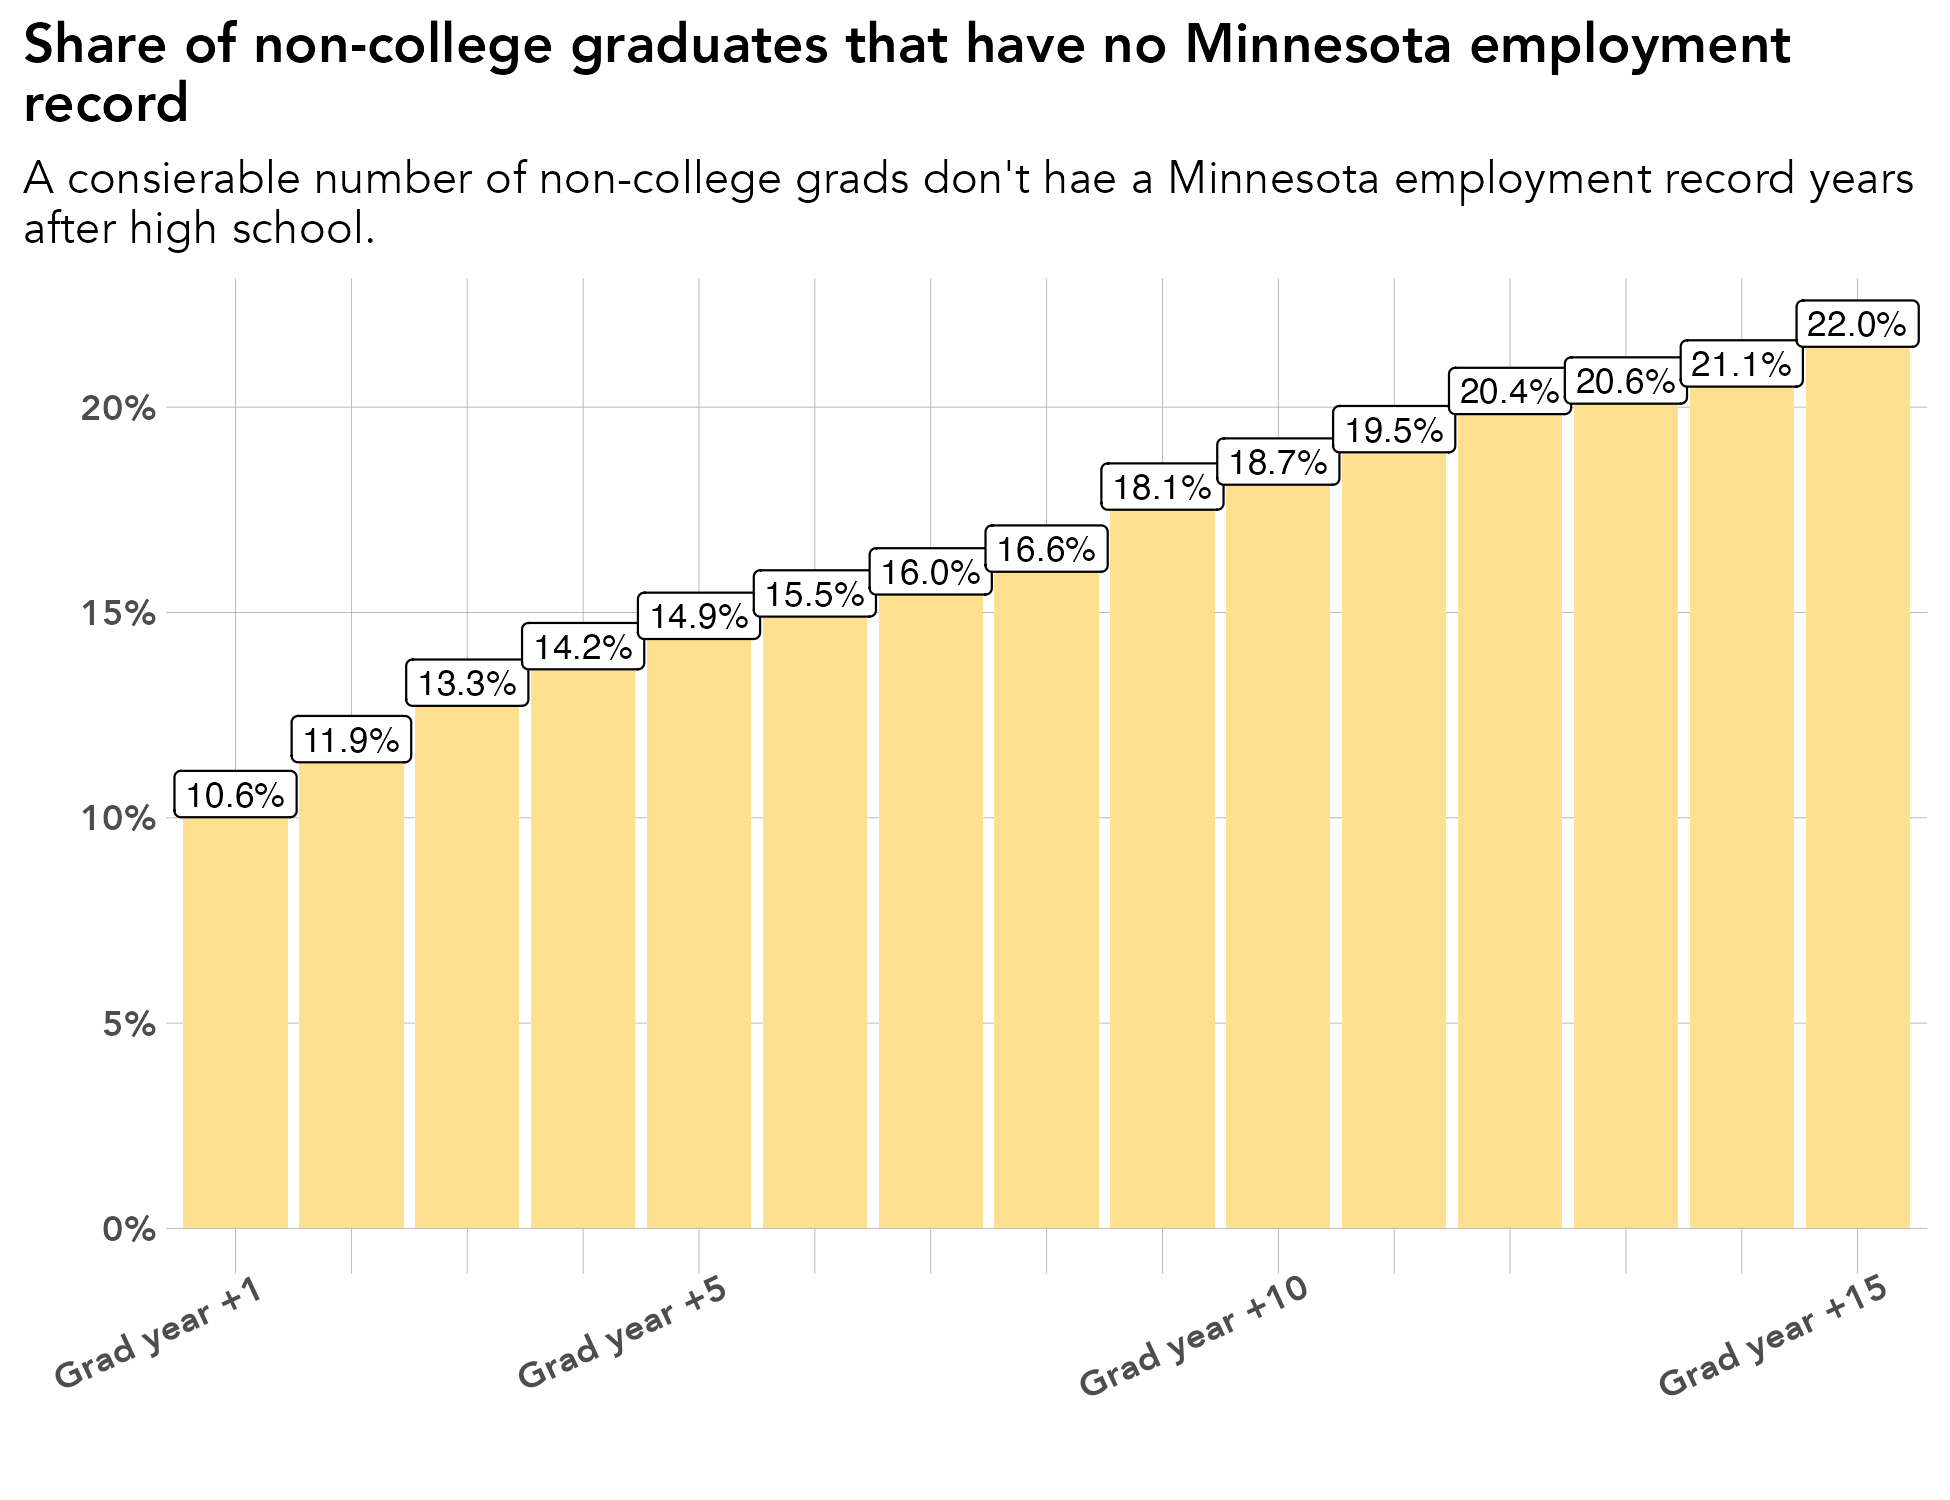

Here is the R script that generated this plot:
# library -----------------------------------------------------------------
library(tidyverse)
library(sf)
library(ggrepel)
library(scales)
library(ggiraph)
library(rmapshaper)
library(cowplot)
library(RColorBrewer)
library(readxl)
library(lubridate)
library(readxl)
library(systemfonts)
reset_font_cache()
library(ggtext)
library(janitor)
library(cowplot)


rm(list = ls())

# themes ------------------------------------------------------------------
theme_bar <- theme_bw() +
  theme(panel.grid.major = element_line(color = "grey70", size = 0.1),
        panel.grid.minor = element_blank(),
        axis.ticks = element_blank(),
        axis.text = element_text(face = "bold"),
        panel.border = element_blank(),
        legend.background = element_rect(fill = "transparent", color = "transparent"),
        legend.key = element_rect(fill = "transparent"),
        legend.key.size = unit(1, "lines"),
        legend.margin = margin(0,0,0,0),
        legend.title = element_blank(),
        legend.text = element_text(margin = margin(l = 2)),
        text = element_text(family = "Avenir") ,
        plot.title.position = "plot",
        plot.title = element_text(face = "bold"))

theme_line <- theme_bw() +
  theme(legend.background = element_rect(fill = "transparent", color = "transparent"),
        legend.key = element_rect(fill = "transparent"),
        legend.text = element_text(margin = margin(l = 2)),
        panel.grid.minor = element_blank(),
        panel.grid.major = element_line(color = "grey70", size = 0.1),
        axis.ticks = element_blank(),
        axis.text = element_text(face = "bold"),
        panel.border = element_blank(),
        legend.margin = margin(0,0,0,0),
        legend.key.size = unit(1, "lines"),
        text = element_text(family = "Avenir") ,
        plot.title.position = "plot",
        plot.title = element_text(face = "bold"))


theme_sf <- theme_bw() +
  theme(axis.text.x=element_blank(),
        axis.text.y=element_blank(),
        axis.ticks=element_blank(),
        panel.background = element_blank(),
        panel.grid.major = element_line(color = "white"),
        panel.border = element_blank(),
        legend.title = element_blank(),
        legend.text = element_text(margin = margin(l = 2)),
        legend.margin = margin(0,0,0,0),
        legend.key.size = unit(1, "lines"),
        text = element_text(family = "Avenir") ,
        plot.title.position = "plot",
        plot.title = element_text(face = "bold"))

regions <- read_csv("/Users/kellyasche/Library/CloudStorage/GoogleDrive-kasche@ruralmn.org/My Drive/Data Prep/R Projects/Join docs/county_regions.csv") %>%
  select(5,6) %>%
  unique() %>%
  mutate(edr = str_replace(edr, "  ", " "),
         planning.region = str_replace(planning.region, " Minnesota", ""),
         planning.region = fct_relevel(planning.region, "Northwest", "Northeast", "Central", "Seven County Mpls-St Paul", "Southwest", "Southeast"),
         edr = fct_relevel(edr, "EDR 1 - Northwest", "EDR 2 - Headwaters", "EDR 3 - Arrowhead", "EDR 4 - West Central", "EDR 5 - North Central", "EDR 6E- Southwest Central", "EDR 6W- Upper Minnesota Valley", "EDR 7E- East Central", "EDR 7W- Central", "EDR 8 - Southwest", "EDR 9 - South Central", "EDR 10 - Southeast", "EDR 11 - 7 County Twin Cities", "Minnesota"))

counties.regions <- read_csv("/Users/kellyasche/Library/CloudStorage/GoogleDrive-kasche@ruralmn.org/My Drive/Data Prep/R Projects/Join docs/county_regions.csv") %>%
  mutate(countyfp = formatC(countyfp, width = 3, flag = "0"),
         Name = str_to_title(Name),
         Name = str_replace(Name, "Q", "q"),
         Name = str_replace(Name, "Of The", "of the"),
         Name = str_replace(Name, "Mcleod", "McLeod"),
         Dem_Desc = ifelse(Name == "Minnesota", "Minnesota", Dem_Desc) ,
         edr = str_replace(edr, "  ", " "),
         planning.region = str_replace(planning.region, " Minnesota", ""),
         planning.region = fct_relevel(planning.region, "Northwest", "Northeast", "Central", "Seven County Mpls-St Paul", "Southwest", "Southeast"),
         edr = fct_relevel(edr, "EDR 1 - Northwest", "EDR 2 - Headwaters", "EDR 3 - Arrowhead", "EDR 4 - West Central", "EDR 5 - North Central", "EDR 6E- Southwest Central", "EDR 6W- Upper Minnesota Valley", "EDR 7E- East Central", "EDR 7W- Central", "EDR 8 - Southwest", "EDR 9 - South Central", "EDR 10 - Southeast", "EDR 11 - 7 County Twin Cities", "Minnesota"))

color.ruca <- c("Entirely rural" = "#009933", "Town/rural mix" = "#99CC33", "Urban/town/rural mix" = "#CC9966", "Entirely urban" = "#754C29", "Minnesota" = "black")

color.pr <- c("Northwest" = "#4575b4","Northeast" = "grey", "Central" = "#fee090", "Seven County Mpls-St Paul" = "#d73027", "Southwest" = "#91bfdb", "Southeast" = "#fc8d59", "Minnesota" = "black")

color.edr <- c("EDR 1 - Northwest" = "#b3cde3", "EDR 2 - Headwaters" = "#8c96c6", "EDR 3 - Arrowhead" = "#fe9929", "EDR 4 - West Central" = "#8856a7", "EDR 5 - North Central" = "#810f7c", "EDR 6E- Southwest Central" = "#e5f5f9", "EDR 6W- Upper Minnesota Valley" = "#bdc9e1", "EDR 7E- East Central" = "#99d8c9", "EDR 7W- Central" = "#2ca25f", "EDR 8 - Southwest" = "#74a9cf", "EDR 9 - South Central" = "#0570b0", "EDR 10 - Southeast" = "#d7301f", "EDR 11 - 7 County Twin Cities" = "#d8b365", "Minnesota" = "black")

color.pr.edr <- c ("Northwest" = "#4575b4","Northeast" = "#e0f3f8", "Central" = "#fee090", "Seven County Mpls-St Paul" = "#d73027", "Southwest" = "#91bfdb", "Southeast" = "#fc8d59", "Minnesota" = "black", "EDR 1 - Northwest" = "#b3cde3", "EDR 2 - Headwaters" = "#8c96c6", "EDR 3 - Arrowhead" = "#fe9929", "EDR 4 - West Central" = "#8856a7", "EDR 5 - North Central" = "#810f7c", "EDR 6E- Southwest Central" = "#e5f5f9", "EDR 6W- Upper Minnesota Valley" = "#bdc9e1", "EDR 7E- East Central" = "#99d8c9", "EDR 7W- Central" = "#2ca25f", "EDR 8 - Southwest" = "#74a9cf", "EDR 9 - South Central" = "#0570b0", "EDR 10 - Southeast" = "#d7301f", "EDR 11 - 7 County Twin Cities" = "#d8b365")

color.six <- c("#009933", "#4575b4", "grey", "#fee090", "#fc8d59", "#d73027")

mn_counties <- st_read("/Users/kellyasche/Library/CloudStorage/GoogleDrive-kasche@ruralmn.org/My Drive/Data Prep/R Projects/Shapefiles/County shapefiles/MNCounties_MNDOT.shp", quiet = TRUE) %>%
  ms_simplify(keep = .01, keep_shapes = TRUE) %>%
  rename("countyfp" = "FIPS_CODE")

counties.regions.1 <- counties.regions %>%
  mutate(statefp = "27",
         project.pr = ifelse(edr %in% c("EDR 1 - Northwest", "EDR 2 - Headwaters", "EDR 4 - West Central"), "Northwest",
                             ifelse(edr == "EDR 3 - Arrowhead", "Northeast",
                                    ifelse(edr %in% c("EDR 5 - North Central", "EDR 7E- East Central", "EDR 7W- Central"), "Central",
                                           ifelse(edr %in% c("EDR 6E- Southwest Central", "EDR 6W- Upper Minnesota Valley", "EDR 8 - Southwest"), "Southwest",
                                                  ifelse(edr %in% c("EDR 9 - South Central", "EDR 10 - Southeast"), "Southern", as.character(planning.region)))))),
         project.pr = fct_relevel(project.pr, "Northwest", "Northeast", "Central", "Seven County Mpls-St Paul", "Southwest", "Southern"))

# Prep data ---------------------------------------------------------------
master.original <- read_csv("Data/SLEDS/Masters/Master-report-dataset.csv")

ps.grad <- read_csv("Data/SLEDS/Masters/Master-report-dataset.csv") %>%
  select(PersonID, ps.grad)

original <- read_csv("Data/SLEDS/Masters/States/annual-seven-states.csv")

names(original)

ps.grads <- master.original %>%
  select(PersonID, ps.grad)

data <- original %>%
  select(PersonID, grad.year, states) %>%
  filter(states != "After 2023") %>%
  mutate(grad.year = fct_relevel(grad.year, "grad.year.0", "grad.year.1", "grad.year.2", "grad.year.3", "grad.year.4", "grad.year.5", "grad.year.6", "grad.year.7", "grad.year.8", "grad.year.9", "grad.year.10", "grad.year.11", "grad.year.12", "grad.year.13", "grad.year.14", "grad.year.15"),
         states = ifelse(states %in% c("Meaningful emp EDR", "Meaningful emp County"), "Sustained WF - NE", states),
         states = str_replace(states, "Not meaningful, not attending ps", "Non-sustained WF"),
         states = str_replace(states, "Meaningful emp MN", "Sustained WF - MN"),
         states = str_replace(states, "No MN emp record, not attending ps", "No MN emp record"),
         states = fct_relevel(states, "Sustained WF - NE", "Sustained WF - MN", "Non-sustained WF", "No MN emp record", "Attending ps")) %>%
  left_join(ps.grads, by = "PersonID") %>%
  mutate(states = ifelse(states == "No MN emp record" & ps.grad == "No", "Non-college grad - No MN emp record", as.character(states))) %>%
  group_by(grad.year, states) %>%
  summarize(n = n()) %>%
  ungroup() %>%
  group_by(grad.year) %>%
  mutate(pct = n / sum(n)) %>%
  ungroup() %>%
  filter(grad.year != "grad.year.0")


# Create chart ------------------------------------------------------------------
custom.x.axis.labels = c("Grad year +1", "", "", "", "Grad year +5", "", "", "", "", "Grad year +10", "", "", "", "", "Grad year +15")


ggplot(data = filter(data, states == "Non-college grad - No MN emp record"), aes(grad.year, pct)) +
  geom_col(position = "dodge", fill = "#fee090") +
  geom_label(aes(label = percent(pct, accuracy = .1)), show.legend = FALSE, position = position_dodge(width = .9), size = 3) +
  labs(x="", 
       y = "",
       title = "Share of non-college graduates that have no Minnesota employment\nrecord",
       subtitle = "A consierable number of non-college grads don't hae a Minnesota employment record years\nafter high school.")+
  scale_y_continuous(labels=scales::percent) +
  scale_x_discrete(labels = custom.x.axis.labels) +
  theme_bar+
  theme(legend.position = "bottom",
        axis.text.x = element_text(angle = 25, hjust = .9))

ggsave(filename = "Charts/Paper report/pct-no-mn-emp-record.pdf", device = cairo_pdf, dpi = "print", width = 6.5, height = 5)

ggsave(filename = "Charts/Paper report/pct-no-mn-emp-record.png", dpi = "print", width = 6.5, height = 5)
